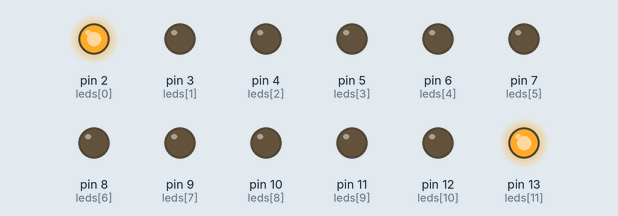
This sketch was run on a simulated Arduino Uno, built with avr-gcc and run on an emulated ATmega328P. Shown: output pins drawn as LEDs (lit = HIGH).

Above: at 0.06 s.
At 0.42 s:
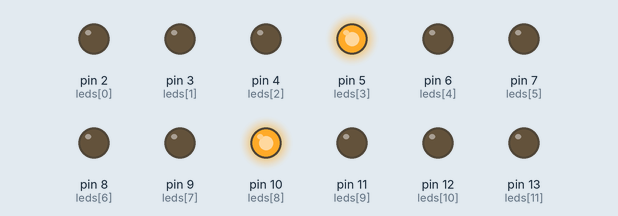
At 0.9 s:
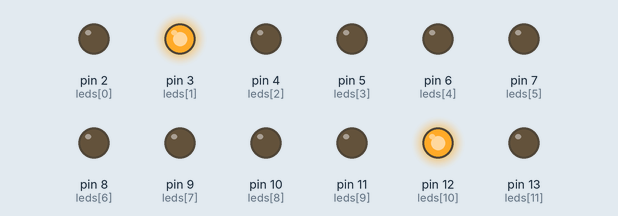
At 1.26 s:
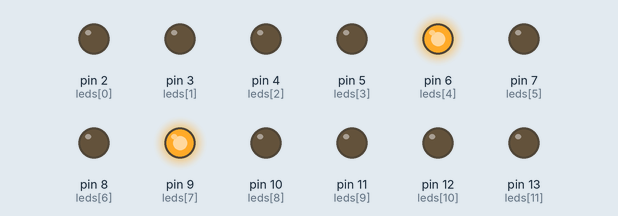
At 1.74 s:
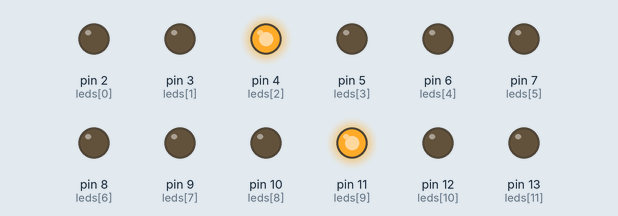
At 2.82 s:
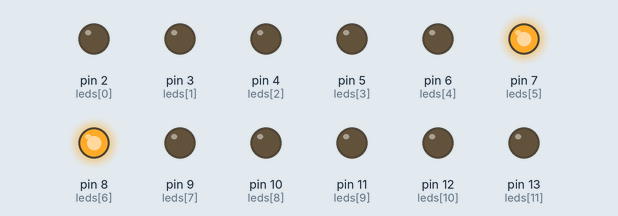
Timing chart, 0 to 3.1 s (numbered marks = the images above):
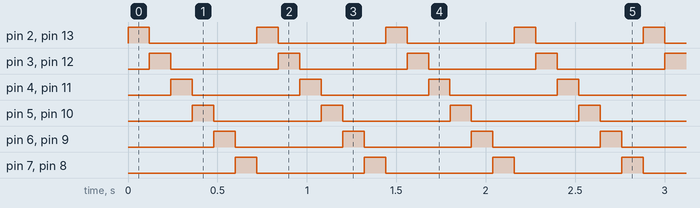

Measured:
- by itself, pin 2 (leds[0]), pin 3 (leds[1]), pin 4 (leds[2]), pin 5 (leds[3]), pin 6 (leds[4]), pin 7 (leds[5]), pin 8 (leds[6]), pin 9 (leds[7]), pin 10 (leds[8]), pin 11 (leds[9]), pin 12 (leds[10]), pin 13 (leds[11]): alternates HIGH for 0.12 s and LOW for 0.60 s
- by itself, everything shown: repeats every 0.72 s, in 6 steps

The sketch:

dual_runner.ino
```cpp
int leds[] = {2,3,4,5,6,7,8,9,10,11,12,13};

void setup() {
  for(int i=0;i<12;i++) pinMode(leds[i], OUTPUT);
}

void loop() {

  for(int i=0;i<6;i++) {

    digitalWrite(leds[i], HIGH);
    digitalWrite(leds[11-i], HIGH);

    delay(120);

    digitalWrite(leds[i], LOW);
    digitalWrite(leds[11-i], LOW);
  }
}
```
